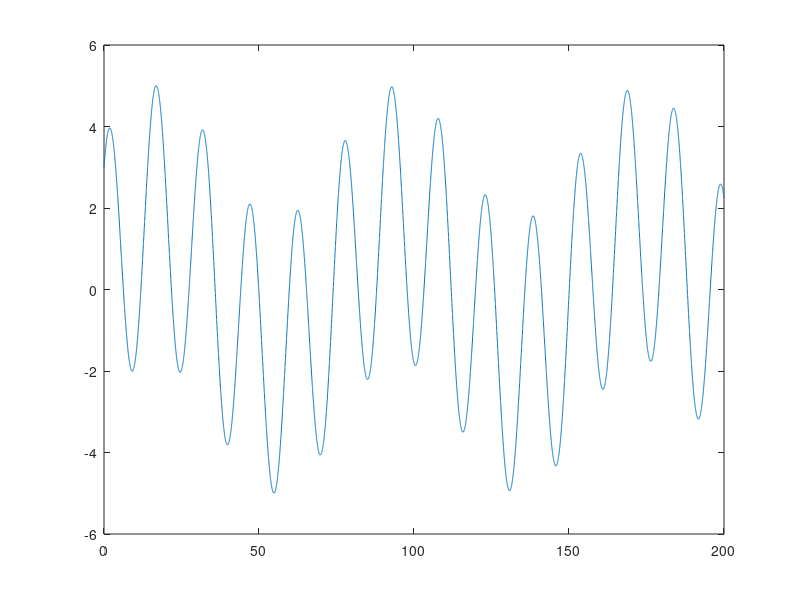

MATLAB code to generate this figure:
clear all, close all, clc

t = 0:.02:200;

m1 = 10;
m2 = 40;
k1 = 0.4;
k2 = 1.1;

% ------
%   |
%   |
%   \
%   /
%   \
%  ---
% | m |
%  ---
%   |
%   |
%   \
%   /
%   \
%  ---
% | m |
%  ---

x0 = [3;1;0;0];
% variajble reduction making dv/dt = d^2x/dt^2
A = [0 1 0 0;
    -(k1+k2)/m1 0 k2/m1 0;
    0 0 0 1
    k2/m2 0 -k2/m2 0];

[t,x] = ode45(@(t,x) A*x,t,x0);
plot(t,x(:,1))
hold on
